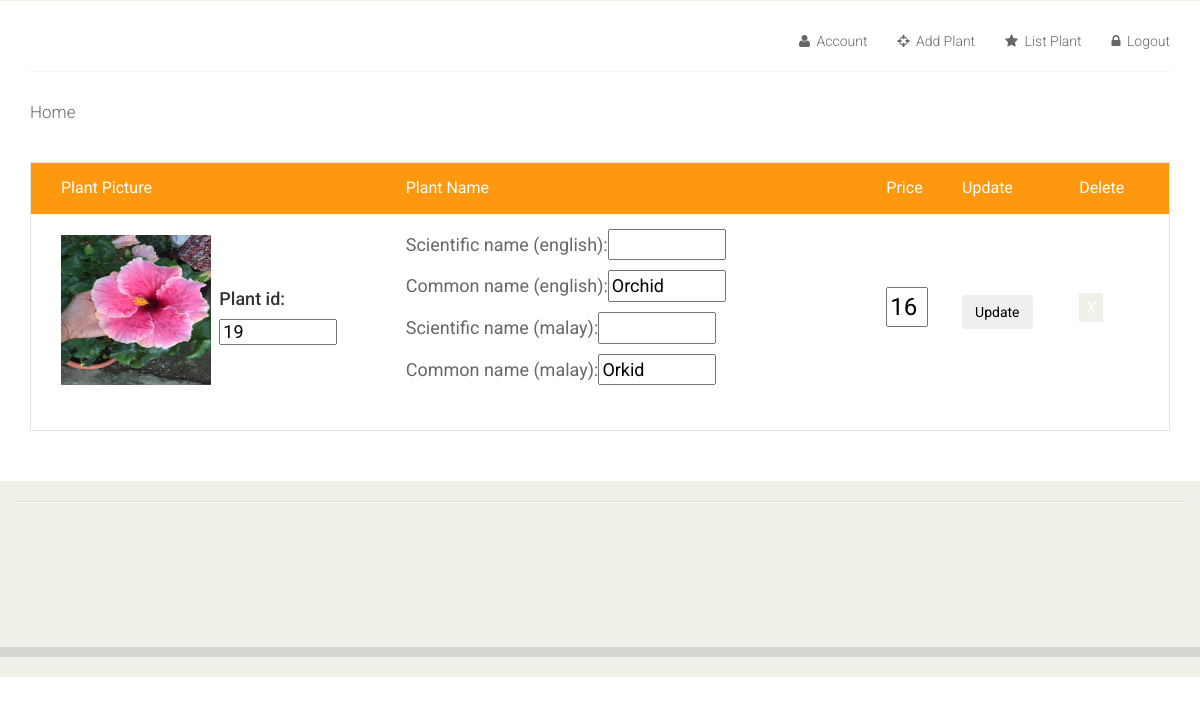
The page /listplant0.php?id=19 (signed in) on the database its author committed.
### tables this page shows
CREATE TABLE `plant` (
  `p_id` int(11) NOT NULL,
  `p_name1` varchar(50) DEFAULT NULL,
  `p_name2` varchar(50) DEFAULT NULL,
  `p_name3` varchar(50) DEFAULT NULL,
  `p_name4` varchar(50) DEFAULT NULL,
  `p_price` int(11) DEFAULT NULL,
  `nur_id` int(11) DEFAULT NULL,
  `name` varchar(200) NOT NULL,
  `image` longtext NOT NULL
);

### listplant0.php (the view, shortened to what this page needs)
<!DOCTYPE html>
<html lang="en">
<head>
    <link href="css/bootstrap.min.css" rel="stylesheet">
    <link href="css/font-awesome.min.css" rel="stylesheet">
    <link href="css/prettyPhoto.css" rel="stylesheet">
    <link href="css/price-range.css" rel="stylesheet">
    <link href="css/animate.css" rel="stylesheet">
	<link href="css/main.css" rel="stylesheet">
	<link href="css/responsive.css" rel="stylesheet">
</head>
<body>
	<header id="header">
		<div class="header-middle">
			<div class="container">
				<div class="row">
					<div class="col-sm-4">
					</div>
					<div class="col-sm-8">
						<div class="shop-menu pull-right">
							<ul class="nav navbar-nav">
								<li><a href="account.php"><i class="fa fa-user"></i> Account</a></li>
								<li><a href="addplant.php"><i class="fa fa-crosshairs"></i> Add Plant</a></li>
								<li><a href="listplant.php"><i class="fa fa-star"></i> List Plant</a></li>
								<li><a href="logout.php" Onclick='return ConfirmDelete3();'><i class="fa fa-lock"></i> Logout</a></li>
							</ul>
						</div>
					</div>
				</div>
			</div>
		</div>
		<div class="header-bottom">
			<div class="container">
				<div class="row">
					<div class="col-sm-9">
						<div class="mainmenu pull-left">
							<ul class="nav navbar-nav collapse navbar-collapse">
								<li><a href="index0.php">Home</a></li>
							</ul>
						</div>
					</div>
					<div class="col-sm-3">
					</div>
				</div>
			</div>
		</div>
	</header>
	<section id="cart_items">
		<div class="container">
			<div class="table-responsive cart_info">
				<form name="update" action="updatedelete.php" method="post">
				<table class="table table-condensed">
					<thead>
						<tr class="cart_menu">
							<td class="image">Plant Picture</td>
							<td class="image"></td>
							<td class="description">Plant Name</td>
							<td class="price">Price</td>
							<td class="quantity">Update</td>
							<td class="total">Delete</td>
							<td></td>
						</tr>
					</thead>
					<tbody>
						<tr>
							<?php
							  $conn = Connect();
							  $id2 = $_GET["id"];
 							$cu = "SELECT * from plant where p_id = '$id2'";
  							$result = mysqli_query($conn, $cu) or die(mysqli_error());
  						while($row = mysqli_fetch_array($result)){
						        $p_name1 = $row['p_name1'];
						        $p_name2= $row['p_name2'];
						        $p_name3 = $row['p_name3'];
						        $p_name4 = $row['p_name4'];
							$p_price = $row['p_price'];
							$p_id = $row['p_id'];
					echo "<form name=update action=updatedelete.php method=post>";
						echo "<tr>";
							echo "<td class=cart_product>
								<p><img width=150 height=150 src='images/home/teo/hugehibiscus.jpg' /></p>
							</td>";
							echo "<td class=cart_description>
								<h4>Plant id:</h4>
								<h4><input name =p_id type=readonly size =10 value=".$p_id." readonly></h4>
							</td>";
							echo  "<td class=cart_price>
								<p>Scientific name (english):<input name =p_name1 type=text size =10 value=".$p_name1."></p>
								<p>Common name (english):<input name =p_name2 type=text size =10 value=".$p_name2."></p>
								<p>Scientific name (malay):<input name =p_name3 type=text size =10 value=".$p_name3."></p>
								<p>Common name (malay):<input name =p_name4 type=text size =10 value=".$p_name4."></p>
							</td>";
							echo "<td class=cart_total>
								<p class=cart_total_price><input name =p_price type=text size =1 value=".$p_price."></p>
							</td>";
							echo "<td class=cart_quantity>
								<button Onclick='return ConfirmDelete();' type=Submit name=Submit class=btn btn-default >Update</button>
							</td>";
					echo "</form>";
							echo "<td class=cart_delete>
								<a href=delete0.php?id=".$p_id." Onclick='return ConfirmDelete2();'>X</a>
							</td>";
						}
							?>
						</tr>
					</tbody>
				</table>
			</form>
			</div>
		</div>
	</section>
	<footer id="footer">
		<div class="footer-top">
			<div class="container">
			</div>
		</div>
		<div class="footer-widget">
			<div class="container">
				<div class="row">
					<div class="col-sm-2">
					</div>
					<div class="col-sm-2">
					</div>
					<div class="col-sm-2">
					</div>
					<div class="col-sm-2">
					</div>
					<div class="col-sm-3 col-sm-offset-1">
					</div>
				</div>
			</div>
		</div>
		<br><br><br>
		<div class="footer-bottom">
		</div>
		<br>
	</footer>
</body>
</html>

### css/main.css (style rules this page uses)
body { font-family: 'Roboto', sans-serif; background:; position: relative; font-weight:400px; }
ul li { list-style: none; }
a { -webkit-transition: 300ms; -moz-transition: 300ms; -o-transition: 300ms; transition: 300ms; }
h1, h2, h3, h4, h5, h6 { font-family: 'Roboto', sans-serif; }
.header-middle .container .row { border-bottom: 1px solid #f5f5f5; margin-left: 0; margin-right: 0; padding-bottom: 20px; padding-top: 20px; }
.header-middle .container .row .col-sm-4 { padding-left: 0; }
.header-middle .container .row .col-sm-8 { padding-right:0; }
.shop-menu ul li { display:inline-block; padding-left: 15px; padding-right: 15px; }
.shop-menu ul li:last-child { padding-right: 0; }
.shop-menu ul li a { background: #FFFFFF; color: #696763; font-family: 'Roboto', sans-serif; font-size: 14px; font-weight: 300; padding:0; padding-right: 0; margin-top: 10px; }
.shop-menu ul li a i { margin-right:3px; }
.header-bottom { padding-bottom: 30px; padding-top: 30px; }
.navbar-collapse.collapse { padding-left: 0; }
.mainmenu ul li { padding-right: 15px; padding-left: 15px; }
.mainmenu ul li:first-child { padding-left: 0px; }
.mainmenu ul li a { color: #696763; font-family: 'Roboto', sans-serif; font-size: 17px; font-weight: 300; padding: 0; padding-bottom: 10px; }
#footer { background: #F0F0E9; }
.footer-top .container { border-bottom: 1px solid #E0E0DA; padding-bottom: 20px; }
.footer-widget { margin-bottom: 68px; }
.footer-widget .container { border-top: 1px solid #FFFFFF; padding-top: 15px; }
.footer-bottom { background: #D6D6D0; padding-top: 10px; }
#cart_items .cart_info { border: 1px solid #E6E4DF; margin-bottom: 50px }
#cart_items .cart_info .cart_menu { background: #FE980F; color: #fff; font-size: 16px; font-family: 'Roboto', sans-serif; font-weight: normal; }
#cart_items .cart_info .table.table-condensed thead tr { height: 51px; }
#cart_items .cart_info .table.table-condensed tr { border-bottom: 1px solid#F7F7F0 }
#cart_items .cart_info .table.table-condensed tr:last-child { border-bottom: 0 }
.cart_info table tr td { border-top: 0 none; vertical-align: inherit; }
#cart_items .cart_info .image { padding-left: 30px; }
#cart_items .cart_info .cart_description h4 { margin-bottom: 0 }
#cart_items .cart_info .cart_price p { color:#696763; font-size: 18px }
#cart_items .cart_info .cart_total_price { color: #FE980F; font-size: 24px; }
.cart_product { display: block; margin: 15px -70px 10px 25px; }
.cart_delete { display: block; margin-right: -12px; overflow: hidden; }
.cart_delete a { background:#F0F0E9; color: #FFFFFF; padding: 5px 7px; font-size: 16px }

### rows shown on the page
plant: p_id "19", p_name2 "Orchid", p_name4 "Orkid", p_price "16"
